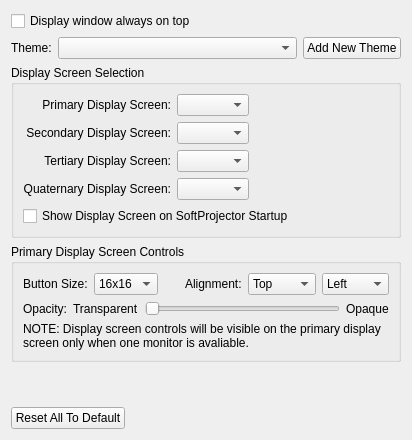
<?xml version="1.0" encoding="UTF-8"?>
<ui version="4.0">
 <class>GeneralSettingWidget</class>
 <widget class="QWidget" name="GeneralSettingWidget">
  <property name="geometry">
   <rect>
    <x>0</x>
    <y>0</y>
    <width>412</width>
    <height>440</height>
   </rect>
  </property>
  <layout class="QVBoxLayout" name="verticalLayout">
   <item>
    <widget class="QCheckBox" name="checkBoxDisplayOnTop">
     <property name="toolTip">
      <string>If checked, the screen &quot;window&quot; is always drawn on top of other windows. This prevents the user from accidently drawing a window onto the projector's screen.</string>
     </property>
     <property name="text">
      <string>Display window always on top</string>
     </property>
    </widget>
   </item>
   <item>
    <layout class="QHBoxLayout" name="horizontalLayout_2">
     <item>
      <widget class="QLabel" name="label">
       <property name="text">
        <string>Theme:</string>
       </property>
      </widget>
     </item>
     <item>
      <widget class="QComboBox" name="comboBoxTheme">
       <property name="sizePolicy">
        <sizepolicy hsizetype="MinimumExpanding" vsizetype="Fixed">
         <horstretch>0</horstretch>
         <verstretch>0</verstretch>
        </sizepolicy>
       </property>
      </widget>
     </item>
     <item>
      <widget class="QPushButton" name="pushButtonAddTheme">
       <property name="text">
        <string>Add New Theme</string>
       </property>
       <property name="icon">
        <iconset resource="softprojector.qrc">
         <normaloff>:/icons/icons/add.png</normaloff>:/icons/icons/add.png</iconset>
       </property>
      </widget>
     </item>
    </layout>
   </item>
   <item>
    <widget class="QGroupBox" name="groupBoxDisplayScreen">
     <property name="title">
      <string>Display Screen Selection</string>
     </property>
     <layout class="QGridLayout" name="gridLayout">
      <item row="1" column="1">
       <widget class="QComboBox" name="comboBoxDisplayScreen_2">
        <property name="sizePolicy">
         <sizepolicy hsizetype="Expanding" vsizetype="Fixed">
          <horstretch>0</horstretch>
          <verstretch>0</verstretch>
         </sizepolicy>
        </property>
        <property name="toolTip">
         <string>Select onto which screen to display</string>
        </property>
       </widget>
      </item>
      <item row="1" column="2">
       <spacer name="horizontalSpacer_3">
        <property name="orientation">
         <enum>Qt::Horizontal</enum>
        </property>
        <property name="sizeHint" stdset="0">
         <size>
          <width>162</width>
          <height>20</height>
         </size>
        </property>
       </spacer>
      </item>
      <item row="0" column="2">
       <spacer name="horizontalSpacer_2">
        <property name="orientation">
         <enum>Qt::Horizontal</enum>
        </property>
        <property name="sizeHint" stdset="0">
         <size>
          <width>162</width>
          <height>20</height>
         </size>
        </property>
       </spacer>
      </item>
      <item row="2" column="2">
       <spacer name="horizontalSpacer_5">
        <property name="orientation">
         <enum>Qt::Horizontal</enum>
        </property>
        <property name="sizeHint" stdset="0">
         <size>
          <width>40</width>
          <height>20</height>
         </size>
        </property>
       </spacer>
      </item>
      <item row="0" column="0">
       <widget class="QLabel" name="label_displayScreen">
        <property name="text">
         <string>Primary Display Screen:</string>
        </property>
        <property name="alignment">
         <set>Qt::AlignRight|Qt::AlignTrailing|Qt::AlignVCenter</set>
        </property>
       </widget>
      </item>
      <item row="2" column="1">
       <widget class="QComboBox" name="comboBoxDisplayScreen_3">
        <property name="sizePolicy">
         <sizepolicy hsizetype="Expanding" vsizetype="Fixed">
          <horstretch>0</horstretch>
          <verstretch>0</verstretch>
         </sizepolicy>
        </property>
        <property name="toolTip">
         <string>Select onto which screen to display</string>
        </property>
       </widget>
      </item>
      <item row="0" column="1">
       <widget class="QComboBox" name="comboBoxDisplayScreen">
        <property name="sizePolicy">
         <sizepolicy hsizetype="MinimumExpanding" vsizetype="Fixed">
          <horstretch>0</horstretch>
          <verstretch>0</verstretch>
         </sizepolicy>
        </property>
        <property name="toolTip">
         <string>Select onto which screen to dispaly</string>
        </property>
       </widget>
      </item>
      <item row="2" column="0">
       <widget class="QLabel" name="label_displayScreen_3">
        <property name="text">
         <string>Tertiary Display Screen:</string>
        </property>
        <property name="alignment">
         <set>Qt::AlignRight|Qt::AlignTrailing|Qt::AlignVCenter</set>
        </property>
       </widget>
      </item>
      <item row="1" column="0">
       <widget class="QLabel" name="label_displayScreen_2">
        <property name="text">
         <string>Secondary Display Screen:</string>
        </property>
        <property name="alignment">
         <set>Qt::AlignRight|Qt::AlignTrailing|Qt::AlignVCenter</set>
        </property>
       </widget>
      </item>
      <item row="4" column="0" colspan="3">
       <widget class="QCheckBox" name="checkBoxDisplayOnStartUp">
        <property name="text">
         <string>Show Display Screen on SoftProjector Startup</string>
        </property>
       </widget>
      </item>
      <item row="3" column="0">
       <widget class="QLabel" name="label_displayScreen_4">
        <property name="text">
         <string>Quaternary Display Screen:</string>
        </property>
        <property name="alignment">
         <set>Qt::AlignRight|Qt::AlignTrailing|Qt::AlignVCenter</set>
        </property>
       </widget>
      </item>
      <item row="3" column="1">
       <widget class="QComboBox" name="comboBoxDisplayScreen_4">
        <property name="toolTip">
         <string>Select onto which screen to display</string>
        </property>
       </widget>
      </item>
      <item row="3" column="2">
       <spacer name="horizontalSpacer_6">
        <property name="orientation">
         <enum>Qt::Horizontal</enum>
        </property>
        <property name="sizeHint" stdset="0">
         <size>
          <width>40</width>
          <height>20</height>
         </size>
        </property>
       </spacer>
      </item>
     </layout>
    </widget>
   </item>
   <item>
    <widget class="QGroupBox" name="groupBoxDisplayControls">
     <property name="title">
      <string>Primary Display Screen Controls</string>
     </property>
     <layout class="QGridLayout" name="gridLayout_4">
      <item row="0" column="0">
       <layout class="QHBoxLayout" name="horizontalLayout">
        <item>
         <widget class="QLabel" name="labelIconSize">
          <property name="text">
           <string>Button Size:</string>
          </property>
         </widget>
        </item>
        <item>
         <widget class="QComboBox" name="comboBoxIconSize">
          <item>
           <property name="text">
            <string>16x16</string>
           </property>
          </item>
          <item>
           <property name="text">
            <string>24x24</string>
           </property>
          </item>
          <item>
           <property name="text">
            <string>32x32</string>
           </property>
          </item>
          <item>
           <property name="text">
            <string>48x48</string>
           </property>
          </item>
          <item>
           <property name="text">
            <string>64x64</string>
           </property>
          </item>
          <item>
           <property name="text">
            <string>96x96</string>
           </property>
          </item>
         </widget>
        </item>
        <item>
         <spacer name="horizontalSpacer_4">
          <property name="orientation">
           <enum>Qt::Horizontal</enum>
          </property>
          <property name="sizeHint" stdset="0">
           <size>
            <width>40</width>
            <height>20</height>
           </size>
          </property>
         </spacer>
        </item>
        <item>
         <widget class="QLabel" name="labelAlignment">
          <property name="text">
           <string>Alignment:</string>
          </property>
         </widget>
        </item>
        <item>
         <widget class="QComboBox" name="comboBoxControlsAlignV">
          <item>
           <property name="text">
            <string>Top</string>
           </property>
          </item>
          <item>
           <property name="text">
            <string>Middle</string>
           </property>
          </item>
          <item>
           <property name="text">
            <string>Bottom</string>
           </property>
          </item>
         </widget>
        </item>
        <item>
         <widget class="QComboBox" name="comboBoxControlsAlignH">
          <item>
           <property name="text">
            <string>Left</string>
           </property>
          </item>
          <item>
           <property name="text">
            <string>Center</string>
           </property>
          </item>
          <item>
           <property name="text">
            <string>Right</string>
           </property>
          </item>
         </widget>
        </item>
       </layout>
      </item>
      <item row="1" column="0">
       <layout class="QHBoxLayout" name="horizontalLayout_3">
        <item>
         <widget class="QLabel" name="labelOpacity">
          <property name="text">
           <string>Opacity:</string>
          </property>
         </widget>
        </item>
        <item>
         <widget class="QLabel" name="labelTransparent">
          <property name="text">
           <string>Transparent</string>
          </property>
         </widget>
        </item>
        <item>
         <widget class="QSlider" name="horizontalSliderOpacity">
          <property name="maximum">
           <number>102</number>
          </property>
          <property name="orientation">
           <enum>Qt::Horizontal</enum>
          </property>
         </widget>
        </item>
        <item>
         <widget class="QLabel" name="labelOpaque">
          <property name="text">
           <string>Opaque</string>
          </property>
         </widget>
        </item>
       </layout>
      </item>
      <item row="2" column="0">
       <widget class="QLabel" name="labelControlsInfo">
        <property name="text">
         <string>NOTE: Display screen controls will be visible on the primary display screen only when one monitor is avaliable.</string>
        </property>
        <property name="wordWrap">
         <bool>true</bool>
        </property>
       </widget>
      </item>
     </layout>
    </widget>
   </item>
   <item>
    <spacer name="verticalSpacer">
     <property name="orientation">
      <enum>Qt::Vertical</enum>
     </property>
     <property name="sizeHint" stdset="0">
      <size>
       <width>20</width>
       <height>14</height>
      </size>
     </property>
    </spacer>
   </item>
   <item>
    <layout class="QGridLayout" name="gridLayout_2">
     <item row="0" column="0">
      <widget class="QPushButton" name="pushButtonDefault">
       <property name="text">
        <string>Reset All To Default</string>
       </property>
      </widget>
     </item>
     <item row="0" column="1">
      <spacer name="horizontalSpacer">
       <property name="orientation">
        <enum>Qt::Horizontal</enum>
       </property>
       <property name="sizeHint" stdset="0">
        <size>
         <width>40</width>
         <height>20</height>
        </size>
       </property>
      </spacer>
     </item>
    </layout>
   </item>
  </layout>
 </widget>
 <tabstops>
  <tabstop>checkBoxDisplayOnTop</tabstop>
  <tabstop>comboBoxTheme</tabstop>
  <tabstop>pushButtonAddTheme</tabstop>
  <tabstop>comboBoxDisplayScreen</tabstop>
  <tabstop>comboBoxDisplayScreen_2</tabstop>
  <tabstop>comboBoxIconSize</tabstop>
  <tabstop>comboBoxControlsAlignV</tabstop>
  <tabstop>comboBoxControlsAlignH</tabstop>
  <tabstop>horizontalSliderOpacity</tabstop>
  <tabstop>pushButtonDefault</tabstop>
 </tabstops>
 <resources>
  <include location="softprojector.qrc"/>
 </resources>
 <connections/>
</ui>
